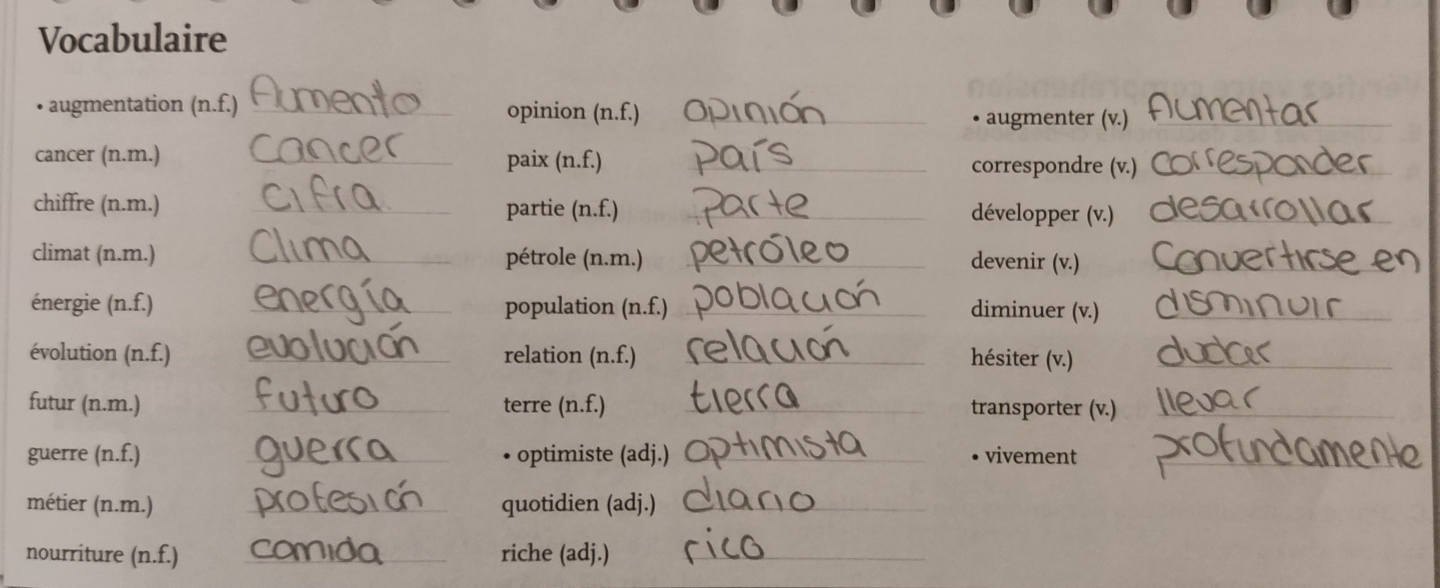
#> input picture data/IMG_20230921_223645.jpg, 2879 x 1176 px (shown at 1/2 size)
$ python -i pipeline_preprocessing.py   (imports and definitions only)
#> lines starting #> are read from the running program, lines starting #| are printed output that depends on the picture; after the words box and inside, x2 and y2 are one past the last pixel; in counts of white or black regions, pixels touching at a corner belong together
#> further down, picture is the input picture: shape (1176, 2879, 3); mean B, G, R 145, 154.5, 165.2
import numpy as np
import cv2

def preprocess_image(image: np.ndarray):
    image_gray_scale = cv2.cvtColor(image, cv2.COLOR_BGR2GRAY)

    return image_gray_scale

def threshold_image(image: np.ndarray):
    _, image_threshold = cv2.threshold(src=image,
                                thresh=0,
                                maxval=255,
                                type=cv2.THRESH_BINARY + cv2.THRESH_OTSU
                                )
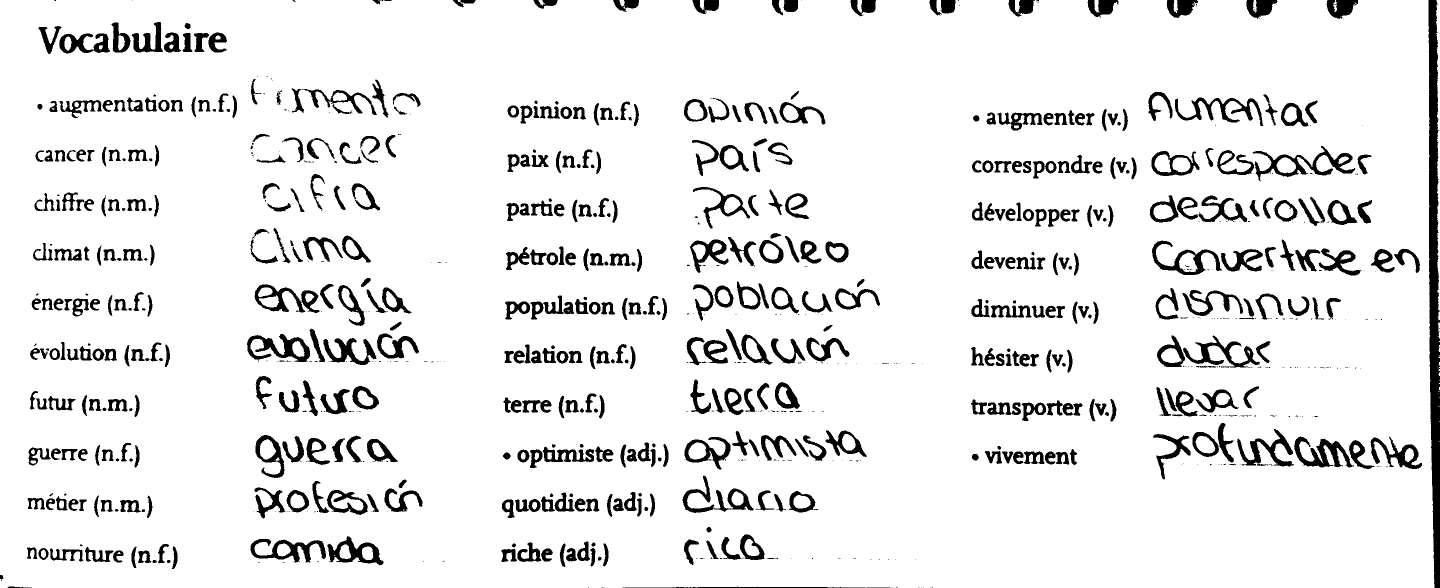
#> image_threshold: shape (1176, 2879) (shown at 1/2 size); 91.3% white; 901 black regions (357 under 20 px), largest, box (x1, y1, x2, y2) and area: (2857, 0, 2879, 1176) 19372, (2505, 292, 2711, 363) 3716, (2588, 873, 2708, 935) 3136

    return image_threshold

def normalize_image(image: np.ndarray):
    min_value = np.min(image)
#> min_value = 0
    max_value = np.max(image)
#> max_value = 255

    # Min-Max Normalization
    normalized_image = ((image - min_value) / (max_value - min_value))
    normalized_image = (normalized_image*255).astype(np.uint8)

    # Normalize image size
    normalized_image = cv2.resize(
        src=normalized_image,
        dsize=(1920,1080),
        interpolation=cv2.INTER_AREA,
    )
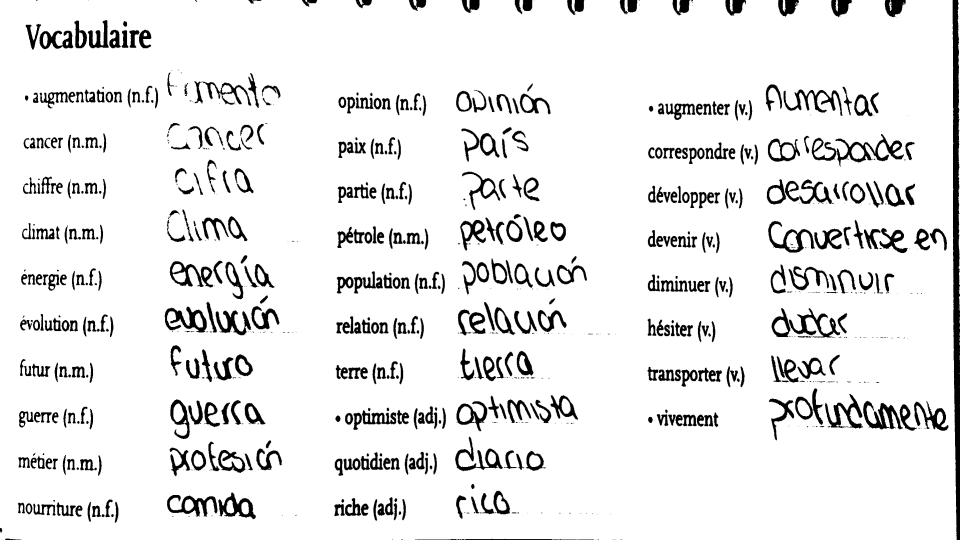
#> normalized_image: shape (1080, 1920) (shown at 1/2 size); min 0, max 255, mean 232.8

    return normalized_image


def preprocess_pipeline(image: np.ndarray):
    img = preprocess_image(image)
    img = threshold_image(img)
    img = normalize_image(img)
    return img


# [2 lines not run here, left out]

>>> import cv2
>>> picture = cv2.imread('../../data/IMG_20230921_223645.jpg')
>>> result = preprocess_pipeline(picture)

$ run again, on data/IMG_20230921_223652.jpg
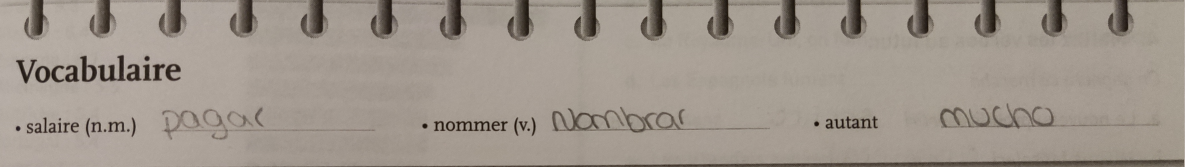
#> input picture data/IMG_20230921_223652.jpg, 3553 x 501 px (shown at 1/3 size)
#> picture is the input picture: shape (501, 3553, 3); mean B, G, R 139.9, 149.7, 159.1
#> in threshold_image, `_, image_threshold = cv2.threshold(src=image, thresh=0, maxval=255, ty..`:
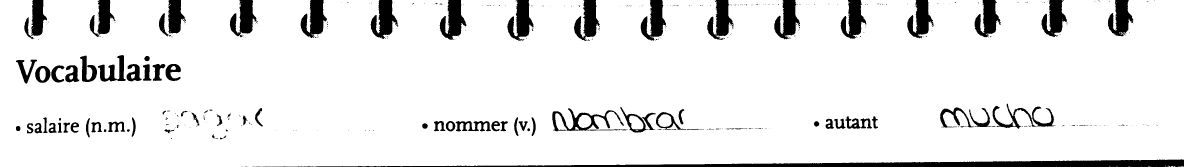
#> image_threshold: shape (501, 3553) (shown at 1/3 size); 91.3% white; 422 black regions (324 under 20 px), largest, box (x1, y1, x2, y2) and area: (814, 478, 3552, 501) 27180, (1319, 0, 1400, 119) 5396, (1112, 0, 1195, 117) 5392
#> min_value = 0
#> max_value = 255
#> in normalize_image, `normalized_image = cv2.resize( src=normalized_image, dsize=(1920,1080)..`:
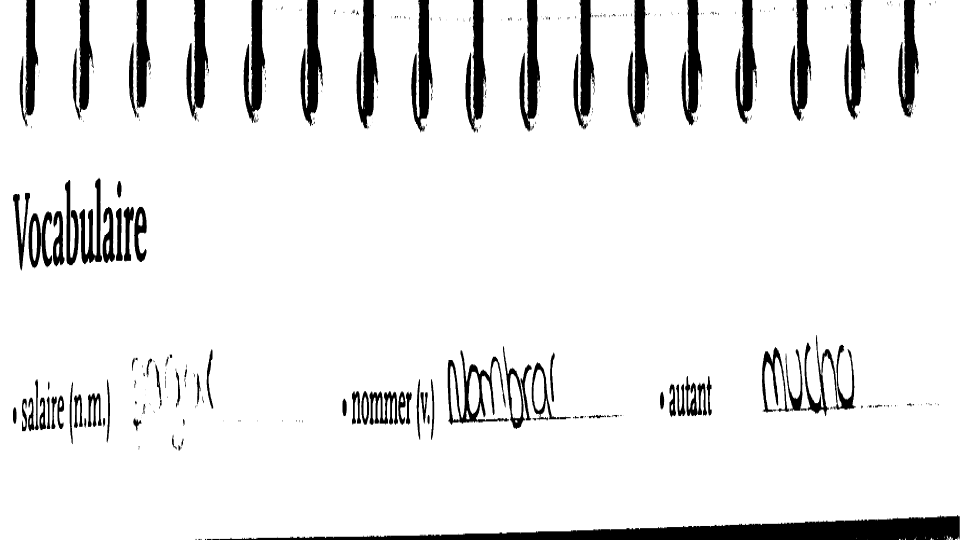
#> normalized_image: shape (1080, 1920) (shown at 1/2 size); min 0, max 255, mean 232.8

$ run again, on data/IMG_20230921_223658.jpg
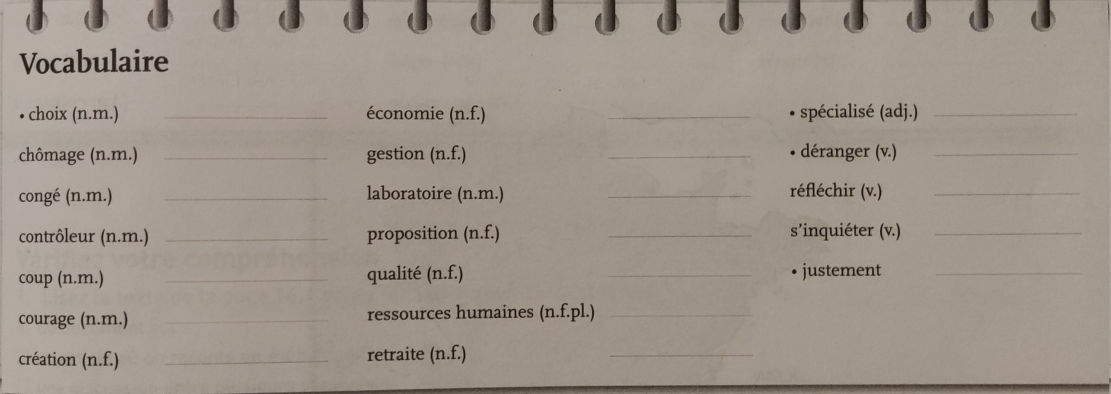
#> input picture data/IMG_20230921_223658.jpg, 3333 x 1182 px (shown at 1/3 size)
#> picture is the input picture: shape (1182, 3333, 3); mean B, G, R 138.4, 148.5, 158.7
#> in threshold_image, `_, image_threshold = cv2.threshold(src=image, thresh=0, maxval=255, ty..`:
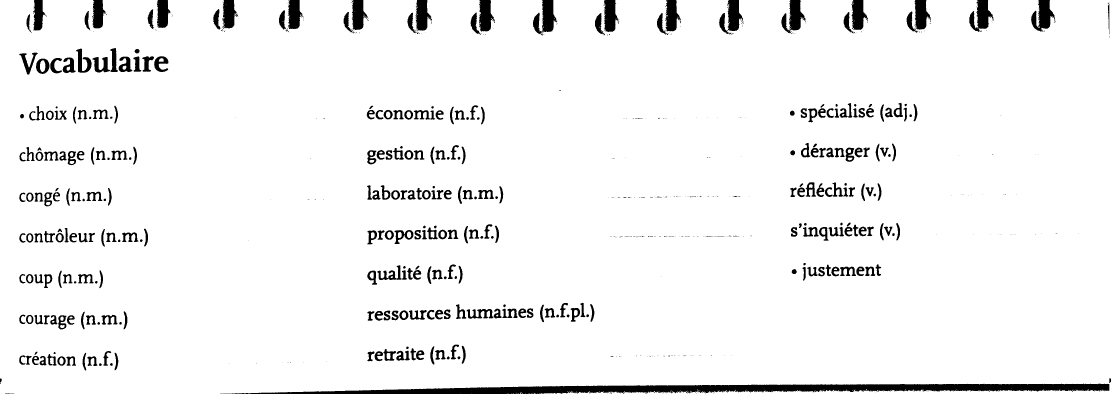
#> image_threshold: shape (1182, 3333) (shown at 1/3 size); 94.7% white; 676 black regions (340 under 20 px), largest, box (x1, y1, x2, y2) and area: (667, 1151, 3328, 1182) 45557, (1599, 0, 1672, 103) 4103, (3093, 0, 3166, 95) 3818
#> min_value = 0
#> max_value = 255
#> in normalize_image, `normalized_image = cv2.resize( src=normalized_image, dsize=(1920,1080)..`:
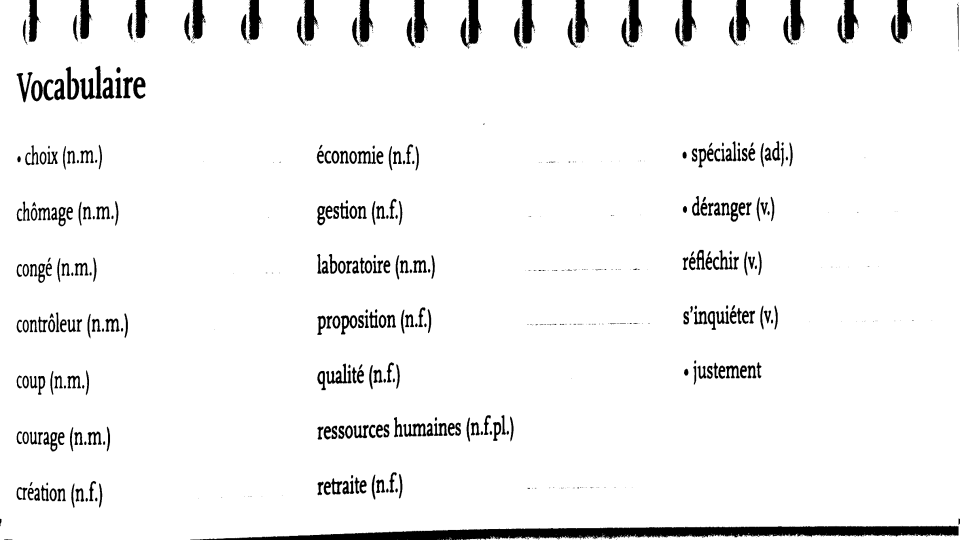
#> normalized_image: shape (1080, 1920) (shown at 1/2 size); min 0, max 255, mean 241.4

$ run again, on data/IMG_20230921_223709.jpg
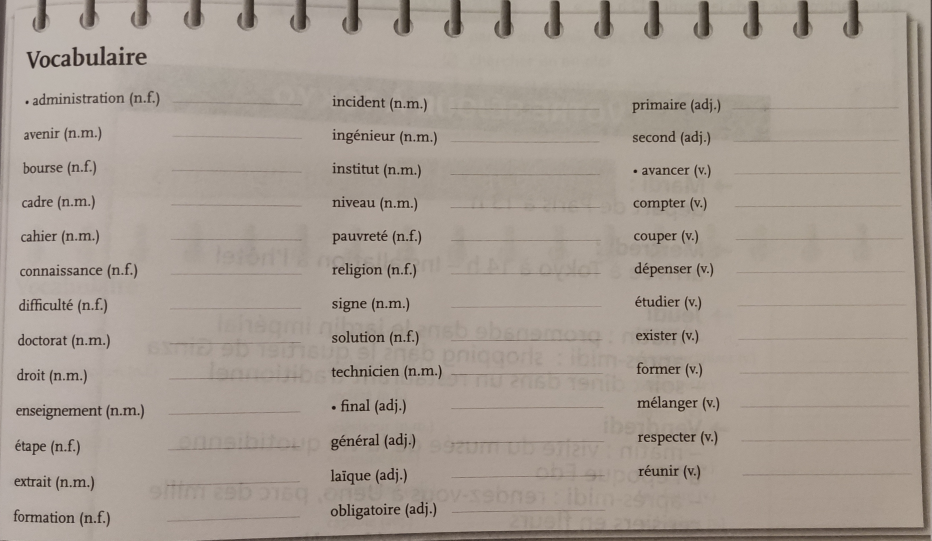
#> input picture data/IMG_20230921_223709.jpg, 2794 x 1622 px (shown at 1/3 size)
#> picture is the input picture: shape (1622, 2794, 3); mean B, G, R 146, 155.6, 166.2
#> in threshold_image, `_, image_threshold = cv2.threshold(src=image, thresh=0, maxval=255, ty..`:
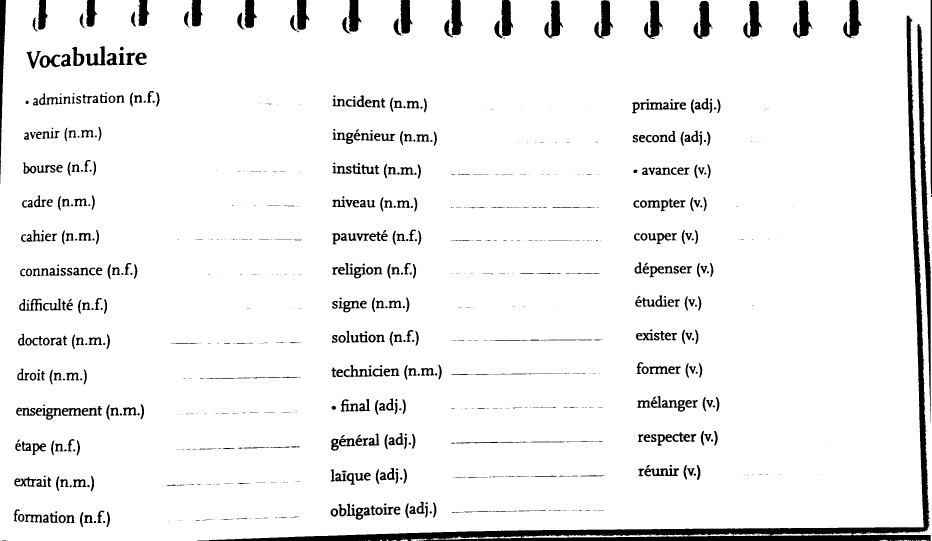
#> image_threshold: shape (1622, 2794) (shown at 1/3 size); 93.9% white; 1020 black regions (436 under 20 px), largest, box (x1, y1, x2, y2) and area: (593, 47, 2792, 1622) 75641, (2752, 72, 2792, 1268) 13330, (0, 0, 18, 540) 4637
#> min_value = 0
#> max_value = 255
#> in normalize_image, `normalized_image = cv2.resize( src=normalized_image, dsize=(1920,1080)..`:
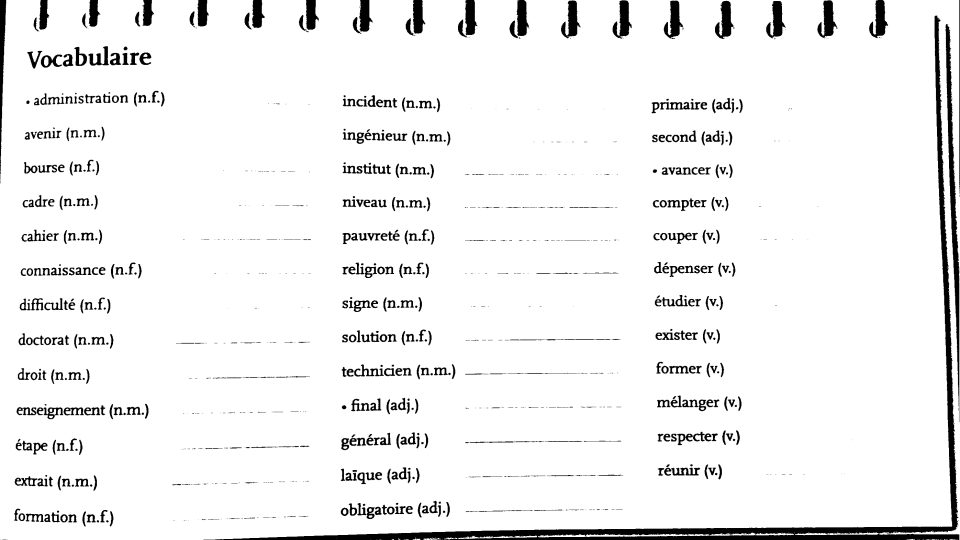
#> normalized_image: shape (1080, 1920) (shown at 1/2 size); min 0, max 255, mean 239.6
